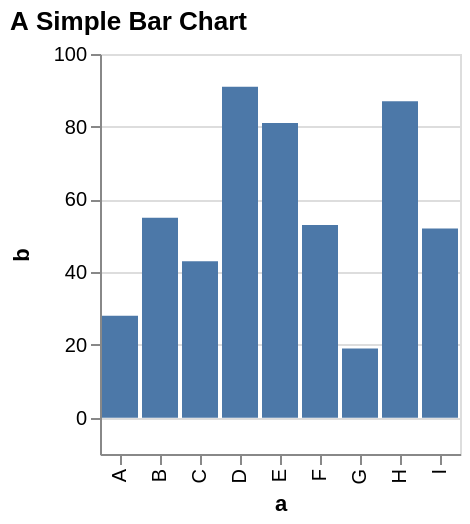

The Vega-Lite source for this figure:
### Vega specification from a JSON file in a GitHub repository (floating-point values rounded to 4 significant figures)
{"$schema": "https://vega.github.io/schema/vega/v4.json", "description": "A simple bar chart with embedded data.", "autosize": "pad", "padding": 5, "height": 200, "title": {"text": "A Simple Bar Chart", "anchor": "start"}, "style": "cell", "data": [{"name": "source_0", "values": [{"a": "A", "b": 28}, {"a": "B", "b": 55}, {"a": "C", "b": 43}, {"a": "D", "b": 91}, {"a": "E", "b": 81}, {"a": "F", "b": 53}, {"a": "G", "b": 19}, {"a": "H", "b": 87}, {"a": "I", "b": 52}]}], "signals": [{"name": "x_step", "value": 20}, {"name": "width", "update": "bandspace(domain('x').length, 0.1, 0.05) * x_step"}], "marks": [{"name": "marks", "type": "rect", "style": ["bar"], "from": {"data": "source_0"}, "encode": {"update": {"fill": [{"test": "datum[\"b\"] === null || isNaN(datum[\"b\"])", "value": null}, {"value": "#4c78a8"}], "tooltip": {"signal": "{\"a\": ''+datum[\"a\"], \"b\": format(datum[\"b\"], \"\")}"}, "x": {"scale": "x", "field": "a"}, "width": {"scale": "x", "band": true}, "y": {"scale": "y", "field": "b"}, "y2": {"scale": "y", "value": 0}}}}], "scales": [{"name": "x", "type": "band", "domain": {"data": "source_0", "field": "a", "sort": true}, "range": {"step": {"signal": "x_step"}}, "paddingInner": 0.1, "paddingOuter": 0.05}, {"name": "y", "type": "linear", "domain": {"data": "source_0", "field": "b"}, "range": [{"signal": "height"}, 0], "nice": true, "zero": true, "padding": 5}], "axes": [{"scale": "x", "orient": "bottom", "grid": false, "title": "a", "labelAlign": "right", "labelAngle": 270, "labelBaseline": "middle", "labelOverlap": true, "zindex": 1}, {"scale": "y", "orient": "left", "grid": false, "title": "b", "labelOverlap": true, "tickCount": {"signal": "ceil(height/40)"}, "zindex": 1}, {"scale": "y", "orient": "left", "gridScale": "x", "grid": true, "tickCount": {"signal": "ceil(height/40)"}, "domain": false, "labels": false, "maxExtent": 0, "minExtent": 0, "ticks": false, "zindex": 0}], "config": {"axisY": {"minExtent": 30}}}
